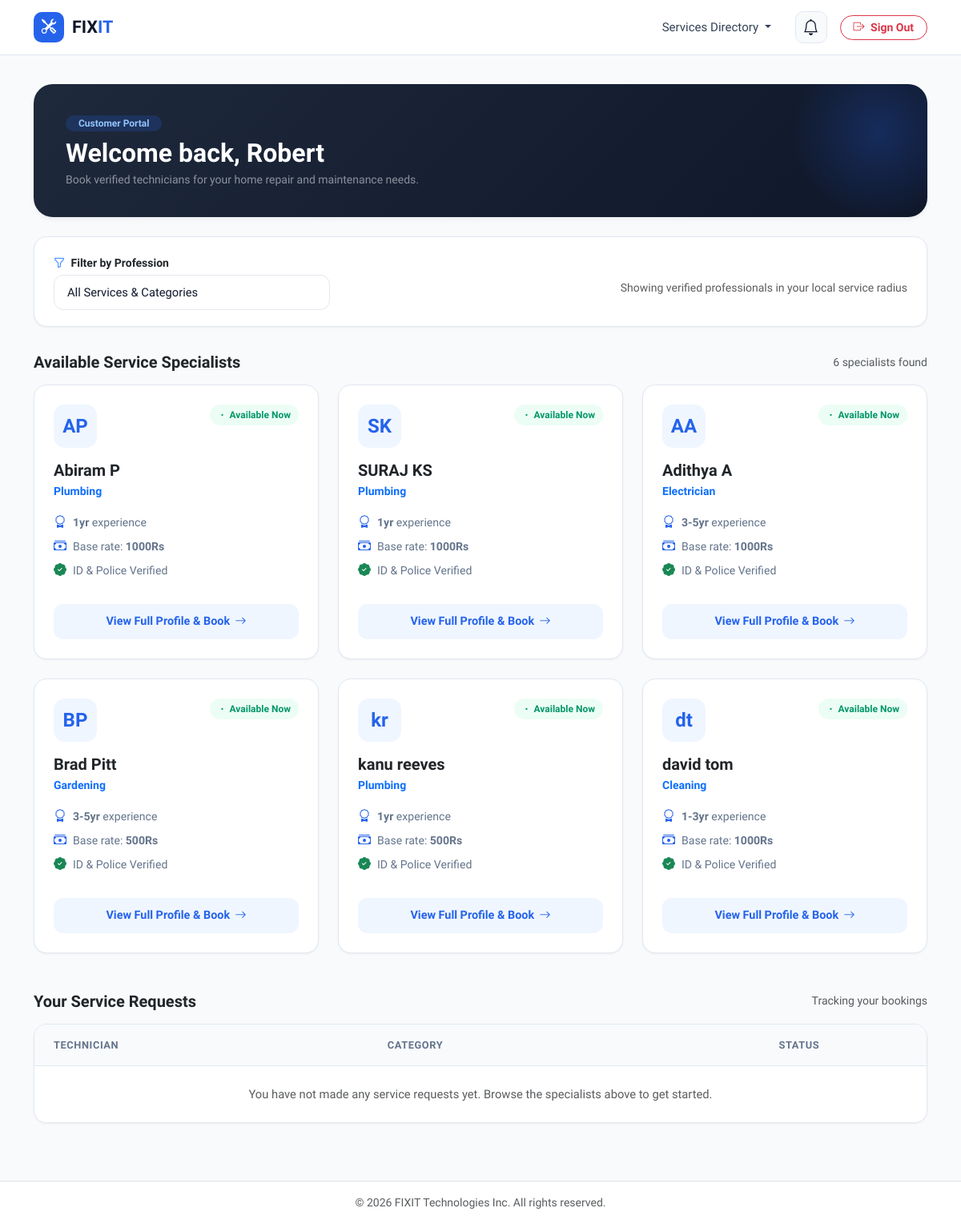
The app's page /user_dashboard/ (signed in), older data.
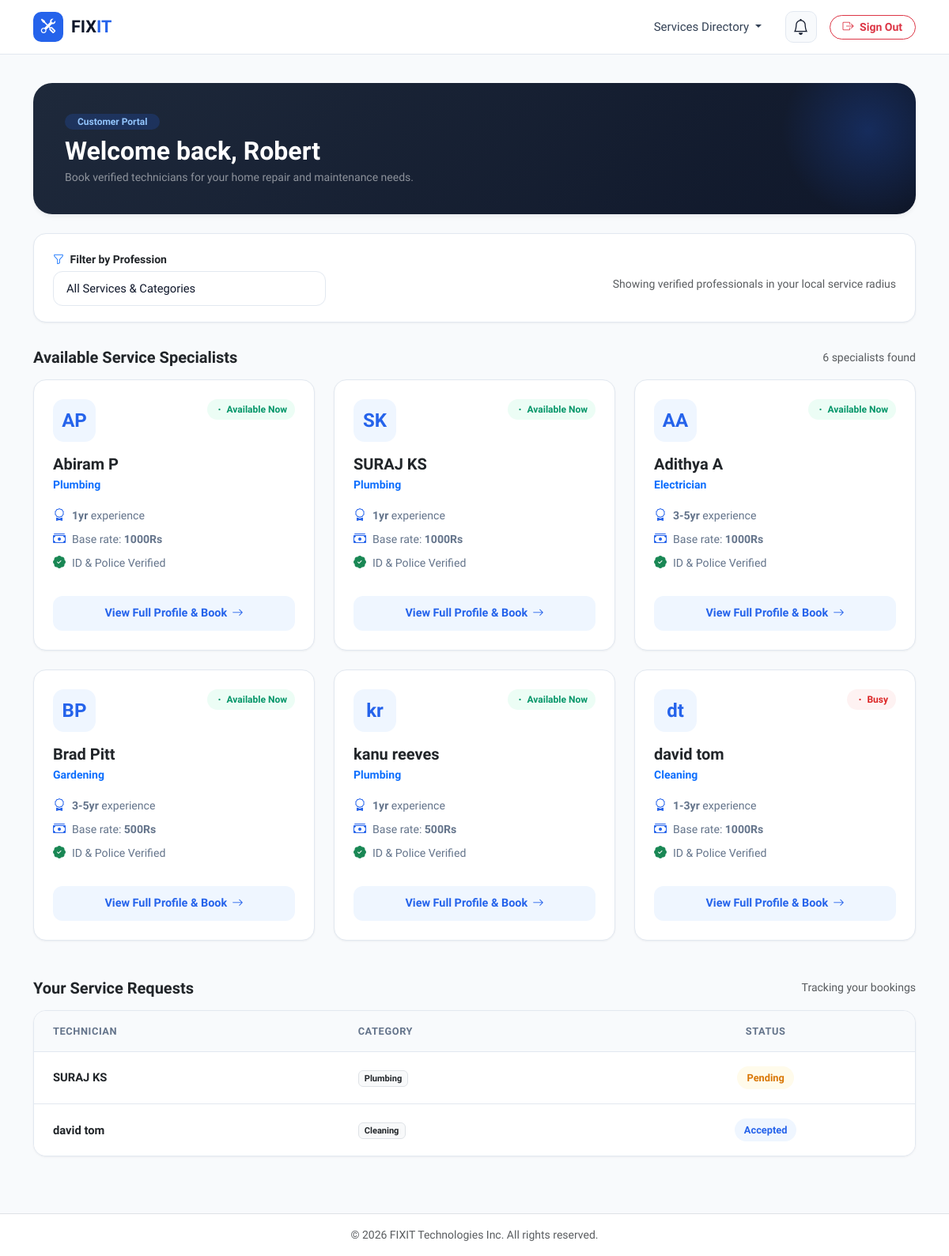
The same page, newer data.
### mainapp/models.py (models this page shows, shortened)
class User(models.Model):
    name = models.CharField(max_length=100)
    email = models.EmailField(max_length=100,  unique=True)
    password = models.CharField(max_length=100)
    phone = models.BigIntegerField(unique=True)  # ✅ Change to BigIntegerField
    address = models.TextField(default="Not provided")
    city = models.CharField(max_length=100 ,default="Unknown")
    confirm_password = models.CharField(max_length=100)

class Worker(models.Model):
    TITLE_CHOICES = [
        ('Mr', 'Mr.'),
        ('Ms', 'Ms.'),
    ]
    STATUS_CHOICES = [
        ('pending', 'Pending'),
        ('approved', 'Approved'),
        ('rejected', 'Rejected'),
    ]
    title = models.CharField(max_length=10, choices=TITLE_CHOICES, default='Mr')
    first_name = models.CharField(max_length=100)
    last_name = models.CharField(max_length=100)
    email = models.EmailField(max_length=100, unique=True)
    password = models.CharField(max_length=255)  # Hashed password storage
    gender = models.CharField(max_length=10, choices=[('Male', 'Male'), ('Female', 'Female')])
    phone = models.CharField(max_length=15)
    profession = models.TextField()
    experience = models.TextField()
    amount = models.TextField()
    status = models.BooleanField(default=True, )  # Worker availability
    is_approved = models.BooleanField(default=False)  # New field

class Request(models.Model):
    user = models.ForeignKey(User, on_delete=models.CASCADE)
    worker = models.ForeignKey(Worker, on_delete=models.CASCADE)
    status = models.CharField(max_length=20, choices=[('Pending', 'Pending'), ('Accepted', 'Accepted'), ('Rejected', 'Rejected'),('Completed', 'Completed') ], default='Pending')
    created_at = models.DateTimeField(auto_now_add=True)

### mainapp/views.py (the view)
# urls.py: path("user_dashboard/", user_dashboard, name="user_dashboard"),
def user_dashboard(request):
    if "user_id" not in request.session:
        return redirect("user_login")
    user = User.objects.get(id=request.session["user_id"])
    professions = Worker.objects.values_list('profession', flat=True).distinct()
    selected_profession = request.GET.get("profession", "")
    if selected_profession:
        workers = Worker.objects.filter(profession=selected_profession)
    else:
        workers = Worker.objects.all()
    requests = Request.objects.filter(user=user)
    worker_emails = requests.values_list('worker__email', flat=True)
    notifications = Notification.objects.filter(worker_email__in=worker_emails,type__in=['accept', 'reject', 'complete']).order_by('-created_at')[:10]
    return render(request, "user_dashboard.html", {
        "user": user,
        "workers": workers,
        "requests": requests,
        "professions": professions,
        "selected_profession": selected_profession,
        "notifications": notifications
    })

### mainapp/templates/user_dashboard.html (shortened to what this page needs)
{% load static %}
<!DOCTYPE html>
<html lang="en">
<head>
    <link href="https://cdn.jsdelivr.net/npm/bootstrap@5.3.3/dist/css/bootstrap.min.css" rel="stylesheet">
    <link rel="stylesheet" href="https://cdnjs.cloudflare.com/ajax/libs/bootstrap-icons/1.11.3/font/bootstrap-icons.min.css">
</head>
<body>
    <nav class="dash-navbar">
        <div class="container">
            <div class="d-flex align-items-center justify-content-between">
                <a class="brand-logo-wrap" href="{% url 'home' %}">
                    <div class="brand-icon-box"><i class="bi bi-tools"></i></div>
                    <h1 class="brand-name">FIX<span>IT</span></h1>
                </a>
                <div class="d-flex align-items-center gap-3">
                    <div class="dropdown d-none d-md-block">
                        <a class="nav-link dropdown-toggle" href="#" role="button" data-bs-toggle="dropdown">
                            Services Directory
                        </a>
                    </div>
                    <div class="notification-trigger" data-bs-toggle="offcanvas" data-bs-target="#notificationOffcanvas" title="Notifications">
                        <i class="bi bi-bell fs-5"></i>
                    </div>
                    <button class="btn btn-outline-danger btn-sm px-3 rounded-pill fw-semibold" data-bs-toggle="modal" data-bs-target="#logoutModal">
                        <i class="bi bi-box-arrow-right me-1"></i> Sign Out
                    </button>
                </div>
            </div>
        </div>
    </nav>
    <main class="flex-grow-1">
        <section class="dashboard-hero">
            <div class="container">
                <div class="welcome-card mb-4">
                    <span class="badge bg-primary-subtle text-primary fw-bold px-3 py-1 rounded-pill mb-2" style="background-color: rgba(37,99,235,0.2) !important; color: #93c5fd !important;">Customer Portal</span>
                    <h2 class="fw-bold mb-1">Welcome back, {{ user.name }}</h2>
                    <p class="mb-0 text-white-50 small">Book verified technicians for your home repair and maintenance needs.</p>
                </div>
                <div class="filter-card">
                    <form method="GET" action="{% url 'user_dashboard' %}" class="row g-3 align-items-center">
                        <div class="col-md-4">
                            <label class="form-label text-dark fw-bold small mb-1"><i class="bi bi-funnel me-1 text-primary"></i> Filter by Profession</label>
                            <select name="profession" class="form-select form-select-clean" onchange="this.form.submit()">
                                <option value="">All Services & Categories</option>
                            </select>
                        </div>
                        <div class="col-md-8 text-md-end text-muted small pt-md-3">
                            <span>Showing verified professionals in your local service radius</span>
                        </div>
                    </form>
                </div>
                <div class="d-flex justify-content-between align-items-center mb-3">
                    <h3 class="fw-bold fs-5 mb-0 text-dark">Available Service Specialists</h3>
                    <span class="text-muted small">{{ workers|length }} specialists found</span>
                </div>
                <div class="row g-4 mb-5">
                    {% for worker in workers %}
                    <div class="col-md-6 col-lg-4">
                        <div class="worker-card">
                            <div class="d-flex justify-content-between align-items-start mb-3">
                                <div class="worker-avatar-box">
                                    {{ worker.first_name|slice:":1" }}{{ worker.last_name|slice:":1" }}
                                </div>
                                {% if worker.status %}
                                <span class="badge-status badge-available"><i class="bi bi-dot"></i> Available Now</span>
                                {% else %}
                                <span class="badge-status badge-busy"><i class="bi bi-dot"></i> Busy</span>
                                {% endif %}
                            </div>
                            <h4 class="fw-bold fs-5 mb-1 text-dark">{{ worker.first_name }} {{ worker.last_name }}</h4>
                            <p class="text-primary fw-semibold small mb-3">{{ worker.profession }}</p>
                            <div class="mb-4">
                                <div class="worker-spec-item">
                                    <i class="bi bi-award"></i>
                                    <span><strong>{{ worker.experience }}</strong> experience</span>
                                </div>
                                <div class="worker-spec-item">
                                    <i class="bi bi-cash-stack"></i>
                                    <span>Base rate: <strong>{{ worker.amount }}</strong></span>
                                </div>
                                <div class="worker-spec-item">
                                    <i class="bi bi-patch-check-fill text-success"></i>
                                    <span>ID & Police Verified</span>
                                </div>
                            </div>
                            <div class="mt-auto">
                                <a href="{% url 'view_worker' worker.id %}" class="btn-view-profile">
                                    View Full Profile & Book <i class="bi bi-arrow-right"></i>
                                </a>
                            </div>
                        </div>
                    </div>
                    {% endfor %}
                </div>
                <div class="d-flex justify-content-between align-items-center mb-3">
                    <h3 class="fw-bold fs-5 mb-0 text-dark">Your Service Requests</h3>
                    <span class="text-muted small">Tracking your bookings</span>
                </div>
                <div class="requests-card">
                    <div class="table-responsive">
                        <table class="table table-custom">
                            <thead>
                                <tr>
                                    <th>Technician</th>
                                    <th>Category</th>
                                    <th class="text-center">Status</th>
                                </tr>
                            </thead>
                            <tbody>
                                {% for request in requests %}
                                <tr>
                                    <td>
                                        <div class="fw-bold text-dark">{{ request.worker.first_name }} {{ request.worker.last_name }}</div>
                                    </td>
                                    <td>
                                        <span class="badge bg-light text-dark border">{{ request.worker.profession }}</span>
                                    </td>
                                    <td class="text-center">
                                        <span class="pill-status
                                            {% if request.status == 'Pending' %}pill-pending
                                            {% elif request.status == 'Accepted' %}pill-accepted
                                            {% elif request.status == 'Rejected' %}pill-rejected
                                            {% elif request.status == 'Completed' %}pill-completed
                                            {% else %}pill-pending{% endif %}">
                                            {{ request.status }}
                                        </span>
                                    </td>
                                </tr>
                                {% empty %}
                                <tr>
                                    <td colspan="3" class="text-center py-4 text-muted small">
                                        You have not made any service requests yet. Browse the specialists above to get started.
                                    </td>
                                </tr>
                                {% endfor %}
                            </tbody>
                        </table>
                    </div>
                </div>
            </div>
        </section>
    </main>
    <footer class="border-top py-3 text-center text-muted small bg-white mt-auto">
        © 2026 FIXIT Technologies Inc. All rights reserved.
    </footer>
</body>
</html>

Row changes from the older to the newer data that the page shows:
changed Worker "david": status "Available Now" → "Busy"
added Request: worker.first_name "SURAJ", worker.last_name "KS", worker.profession "Plumbing", status "Pending"
added Request: worker.first_name "david", worker.last_name "tom", worker.profession "Cleaning", status "Accepted"
Text that changed along with them:
text no longer shown: "You have not made any service requests yet. Browse the specialists above to get started."
